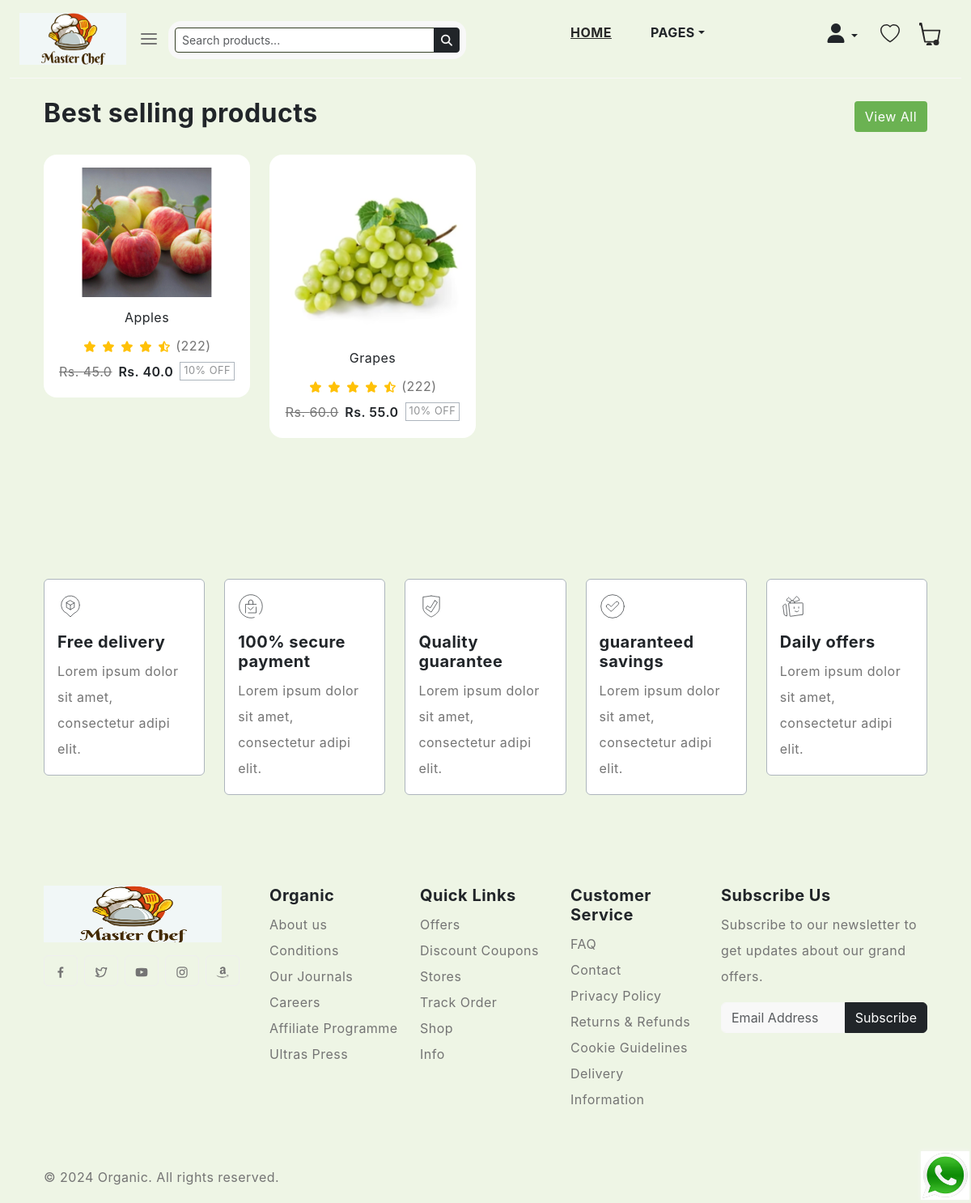
Page /categories_view/Fruits on the committed database.
### FoodApp/models.py (models this page shows, shortened)
class Product(models.Model):
    category = models.ForeignKey(Category, on_delete=models.CASCADE)
    slug=models.CharField(max_length=150,null=False,blank=False)
    name=models.CharField(max_length=150,null=False,blank=False)
    product_image=models.ImageField(upload_to=get_image_path,null=True,blank=True)
    small_description=models.CharField(max_length= 250,null=False,blank=False)
    quantity=models.IntegerField(null=False,blank=False)
    descriptions=models.TextField(max_length= 500,null=False,blank=False)
    original_price=models.FloatField(null=False,blank=False)
    selling_price=models.FloatField(null=False,blank=False)
    status=models.BooleanField(default=False,help_text="0=default,1=Trending")
    trending=models.BooleanField(default=False,help_text="0=default,1=Trending")
    tag=models.CharField(max_length=150,null=False,blank=False)
    meta_title=models.CharField(max_length=150,null=False,blank=False)
    meta_keywords=models.CharField(max_length=150,null=False,blank=False)
    meta_description=models.TextField(max_length= 500,null=False,blank=False)
    created_at=models.DateTimeField(auto_now_add=True)

### FoodApp/views.py (the view)
# urls.py: path('categories_view/<str:slug>',views.categoryview,name='categoryview'),
def categoryview(request,slug):
    if (Category.objects.filter(slug=slug,status=0)):
        product = Product.objects.filter(category__slug=slug)
        category = Category.objects.filter(slug=slug)
        context = {
            'product':product,
            'category':category
        }
        if not product:
             messages.error(request,"Products for this Category are not available at this moment")
    else:
        messages.error(request,"No such Category Found")
        return redirect("categories")
    return render(request,'pages/categoryview.html',context)

### templates/pages/categoryview.html (shortened to what this page needs)
{% extends 'base.html' %}
{% load static %}
{% block content %}
<head>
</head>
<section class="pb-5">
    <div class="container-lg">
      <div class="row">
        <div class="col-md-12">
          <div class="section-header d-flex flex-wrap justify-content-between my-4">
            <h2 class="section-title">Best selling products</h2>
            <div class="d-flex align-items-center">
              <a href="#" class="btn btn-primary rounded-1">View All</a>
            </div>
          </div>
        </div>
      </div>
      <div class="row">
        <div class="col-md-12">
          <div class="product-grid row row-cols-1 row-cols-sm-2 row-cols-md-3 row-cols-lg-3 row-cols-xl-4 row-cols-xxl-5">
            {% for item in product %}
            <div class="col">
              <div class="product-item product_data">
                <figure>
                  <a href="{%  url 'productview' item.category.slug item.slug %}" title="Product Title">
                    <img src="{{item.product_image.url}}" alt="Product Thumbnail" class="tab-image">
                  </a>
                </figure>
                <div class="d-flex flex-column text-center">
                  <h3 class="fs-6 fw-normal">{{item.name}}</h3>
                  <div>
                    <span class="rating">
                      <svg width="18" height="18" class="text-warning"><use xlink:href="#star-full"></use></svg>
                      <svg width="18" height="18" class="text-warning"><use xlink:href="#star-full"></use></svg>
                      <svg width="18" height="18" class="text-warning"><use xlink:href="#star-full"></use></svg>
                      <svg width="18" height="18" class="text-warning"><use xlink:href="#star-full"></use></svg>
                      <svg width="18" height="18" class="text-warning"><use xlink:href="#star-half"></use></svg>
                    </span>
                    <span>(222)</span>
                  </div>
                  <div class="d-flex justify-content-center align-items-center gap-2">
                    <del>Rs. {{item.original_price}}</del>
                    <span class="text-dark fw-semibold">Rs. {{item.selling_price}}</span>
                    <span class="badge border border-dark-subtle rounded-0 fw-normal px-1 fs-7 lh-1 text-body-tertiary">10% OFF</span>
                  </div>
                </div>
              </div>
            </div>
          {% endfor %}
          </div>
        </div>
      </div>
    </div>
  </section>
  {% endblock %}

### static/css/style.css (style rules this page uses)
body { --heading-font : "Inter", sans-serif; --bs-link-color: #333; --bs-link-hover-color:#333; --bs-link-color-rgb: 40,40,40; --bs-link-hover-color-rgb: 0,0,0; --bs-light-rgb: 248, 248, 248; --bs-font-sans-serif: "Inter", sans-serif; --bs-body-font-family: var(--bs-font-sans-serif); --bs-body-font-size: 1rem; --bs-body-font-weight: 400; --bs-body-line-height: 2; --bs-body-color: #747474; --bs-primary: #6BB252; --bs-primary-rgb: 107, 178, 82; --bs-secondary: #364127; --bs-secondary-rgb: 54, 65, 39; --bs-danger: #F95F09; --bs-danger-rgb: 249, 95, 9; --bs-success: #a3be4c; --bs-success-rgb: 163, 190, 76; --bs-primary-bg-subtle: #FFF9EB; --bs-success-bg-subtle: #eef5e5; --bs-border-color: #F7F7F7; }
.btn-primary { --bs-btn-color: #fff; --bs-btn-bg: var(--bs-primary); --bs-btn-border-color: transparent; --bs-btn-hover-color: #fff; --bs-btn-hover-bg: #f7a422; --bs-btn-hover-border-color: transparent; --bs-btn-focus-shadow-rgb: 49,132,253; --bs-btn-active-color: #fff; --bs-btn-active-bg: var(--bs-primary); --bs-btn-active-border-color: transparent; --bs-btn-active-shadow: inset 0 3px 5px rgba(0, 0, 0, 0.125); --bs-btn-disabled-color: #fff; --bs-btn-disabled-bg: #d3d7dd; --bs-btn-disabled-border-color: transparent; }
body { letter-spacing: 0.03em; }
h1,h2,h3,h4,h5,h6 { font-family: var(--heading-font); color: var(--bs-dark); font-weight: 700; }
.container, .container-fluid, .container-lg, .container-md, .container-sm, .container-xl, .container-xxl { --bs-gutter-x: 3rem; }
.product-item { position: relative; padding: 16px; background: #FFFFFF; border-radius: 16px; margin-bottom: 30px; box-shadow: 0px 0px 22px rgba(0, 0, 0, 0); }
.product-item figure { text-align: center; }
.product-item figure img { max-height: 210px; height: auto; }
.fs-7 { font-size: 0.8rem!important; }

### rows in the picture
Product: product_image (picture), name "Apples", original_price "45.0", selling_price "40.0"
Product: product_image (picture), name "Grapes", original_price "60.0", selling_price "55.0"
